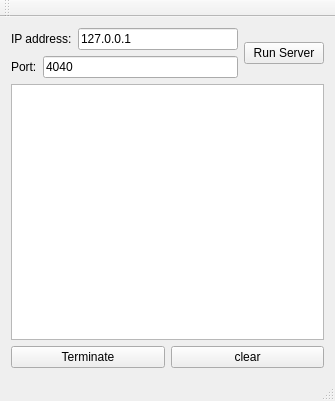
<?xml version="1.0" encoding="UTF-8"?>
<ui version="4.0">
 <class>SSLServer</class>
 <widget class="QMainWindow" name="SSLServer">
  <property name="geometry">
   <rect>
    <x>0</x>
    <y>0</y>
    <width>335</width>
    <height>401</height>
   </rect>
  </property>
  <property name="windowTitle">
   <string>SSLServer</string>
  </property>
  <widget class="QWidget" name="centralWidget">
   <layout class="QVBoxLayout" name="verticalLayout_3">
    <item>
     <layout class="QVBoxLayout" name="verticalLayout_2">
      <item>
       <layout class="QHBoxLayout" name="horizontalLayout_3">
        <item>
         <layout class="QVBoxLayout" name="verticalLayout">
          <item>
           <layout class="QHBoxLayout" name="horizontalLayout">
            <item>
             <widget class="QLabel" name="label_ip">
              <property name="text">
               <string>IP address:</string>
              </property>
             </widget>
            </item>
            <item>
             <widget class="QLineEdit" name="input_address">
              <property name="text">
               <string>127.0.0.1</string>
              </property>
             </widget>
            </item>
           </layout>
          </item>
          <item>
           <layout class="QHBoxLayout" name="horizontalLayout_2">
            <item>
             <widget class="QLabel" name="label_port">
              <property name="text">
               <string>Port:</string>
              </property>
             </widget>
            </item>
            <item>
             <widget class="QLineEdit" name="input_port">
              <property name="text">
               <string>4040</string>
              </property>
             </widget>
            </item>
           </layout>
          </item>
         </layout>
        </item>
        <item>
         <widget class="QPushButton" name="run">
          <property name="text">
           <string>Run Server</string>
          </property>
         </widget>
        </item>
       </layout>
      </item>
      <item>
       <widget class="QTextEdit" name="output"/>
      </item>
      <item>
       <layout class="QHBoxLayout" name="horizontalLayout_4">
        <item>
         <widget class="QPushButton" name="terminate">
          <property name="text">
           <string>Terminate</string>
          </property>
         </widget>
        </item>
        <item>
         <widget class="QPushButton" name="clear">
          <property name="text">
           <string>clear</string>
          </property>
         </widget>
        </item>
       </layout>
      </item>
     </layout>
    </item>
   </layout>
  </widget>
  <widget class="QMenuBar" name="menuBar">
   <property name="geometry">
    <rect>
     <x>0</x>
     <y>0</y>
     <width>335</width>
     <height>21</height>
    </rect>
   </property>
  </widget>
  <widget class="QToolBar" name="mainToolBar">
   <attribute name="toolBarArea">
    <enum>TopToolBarArea</enum>
   </attribute>
   <attribute name="toolBarBreak">
    <bool>false</bool>
   </attribute>
  </widget>
  <widget class="QStatusBar" name="statusBar"/>
 </widget>
 <layoutdefault spacing="6" margin="11"/>
 <resources/>
 <connections/>
</ui>
